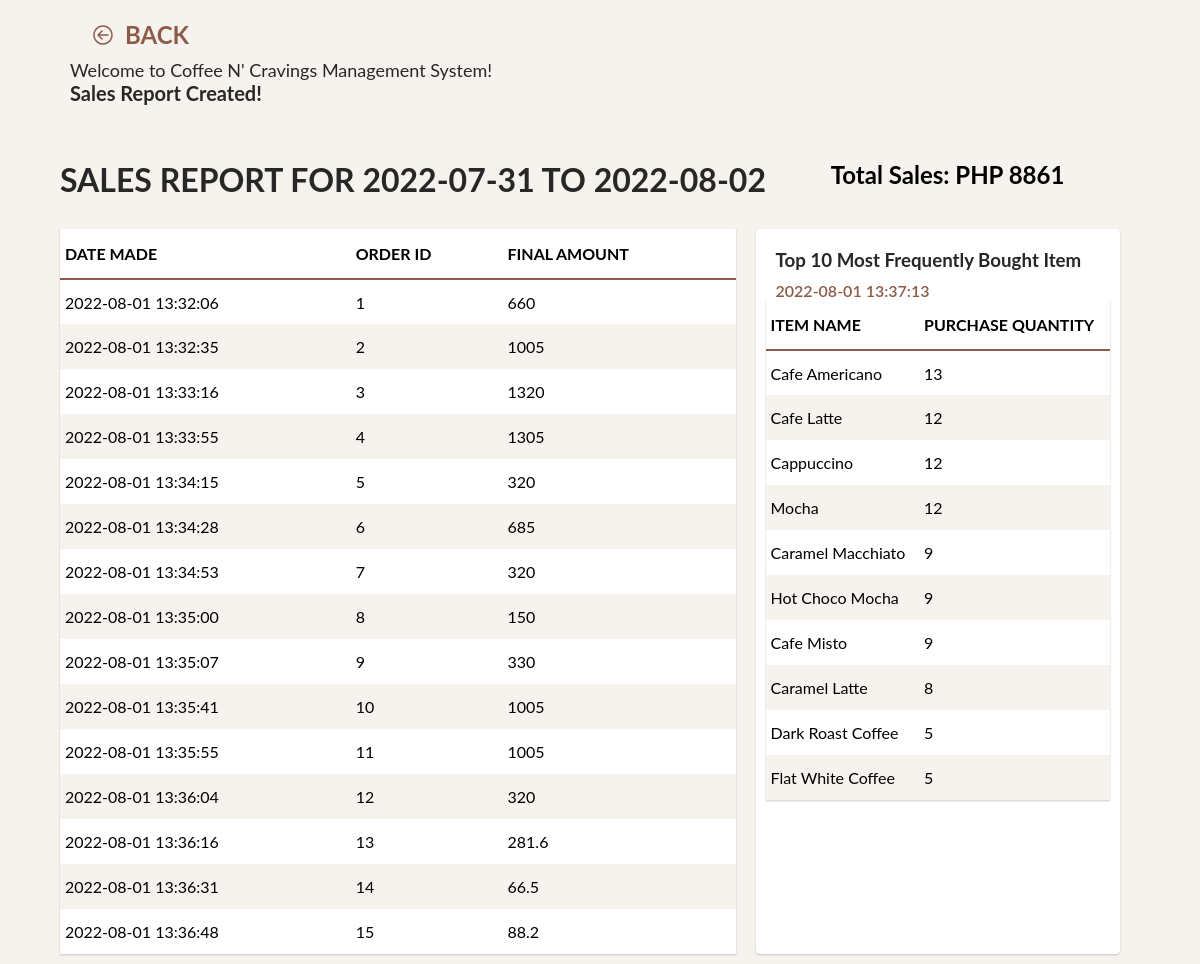
/coffee-cravings/sales_report.php?report_id=62e7d709687a0-62e7d709687a2, run on the app's committed database.
### tables this page shows
CREATE TABLE `sales_reports` (
  `sales_report_id` int(11) NOT NULL,
  `report_id` varchar(100) NOT NULL,
  `from_date` date NOT NULL,
  `to_date` date NOT NULL,
  `total_sales` int(11) NOT NULL,
  `date_made` timestamp NOT NULL DEFAULT current_timestamp()
);

CREATE TABLE `orders` (
  `order_id` int(11) NOT NULL,
  `pre_order_id` varchar(200) NOT NULL,
  `transaction_id` varchar(200) NOT NULL,
  `member_id` int(11) DEFAULT NULL,
  `total_amount` float NOT NULL,
  `redeemed_points` float NOT NULL,
  `earned_points` float NOT NULL,
  `discount` float NOT NULL,
  `final_amount` float NOT NULL,
  `reward_points` float NOT NULL,
  `date_made` timestamp NOT NULL DEFAULT current_timestamp()
);

CREATE TABLE `products` (
  `product_id` int(11) NOT NULL,
  `name` varchar(100) NOT NULL,
  `price` int(11) NOT NULL,
  `category` varchar(100) NOT NULL,
  `image` varchar(250) NOT NULL,
  `date_created` timestamp NOT NULL DEFAULT current_timestamp()
);

### coffee-cravings/functions.php (called while the page is built, shortened)
<?php
function ConditionToQ($data, $delimeter)
{
    return implode($delimeter, array_map(function ($value, $key) {
        return $key . "=" . "'" . $value . "'";
    }, $data, array_keys($data)));
}
function Select($table, $where, $fetchAll = false, $database, $some = '')
{
    $w = isset($where) ? " WHERE " . ConditionToQ($where, " AND ") : "";
    $query = "SELECT * FROM " . $table . $w . $some;
    $stmt = $database->prepare($query);
    $stmt->execute();
    if ($fetchAll) {
        return $stmt->fetchAll();
    }
    else {
        return $stmt->fetch();
    }
}

### coffee-cravings/system.php (the view, shortened to what this page needs)
<?php
include __DIR__ . "./functions.php";
function UseIcon($name, $p = '')
{
    $SOME = empty($p) ? '' : $p;
    $PATH = __DIR__ . "/" . $SOME . "assets/media/icons/";
    $ICON = $PATH . $name . ".svg";
    if (file_exists($ICON)) {
        return file_get_contents($ICON);
    }
    else {
        return null;
    }
}
function CreateTable($headeritems, $bodyitems, $data, $idname, $button = -1, $nocheckbox = false, $scrollable = true)
{
    $output = '<div class="custom-grid-table ' . ($scrollable ? '' : "no-scroll") . '">
                <table>';
    $output .= '<thead class="grid-table-header"><tr>';
    foreach ($headeritems as $item) {
        $output .= '<th>' . $item . '</th>';
    }
    $output .= '</tr></thead>';
    $output .= '<tbody class="grid-table-body">';
    foreach ($data as $item) {
        if (isset($item[$idname])) {
            $output .= '<tr class="body-item" data-id="' . $item[$idname] . '">';
        }
        if ($button >= 0) {
            $btnitems = array_fill(0, $button, $button);
            $bitem = array_fill(0, count($bodyitems), $item);
            $ranged = range(0, $button);
            $contents = array_map(function ($key, $val, $r, $b) {
                return $r === $b - 1 ? $key : ($val === null ? "" : $val[$key]);
            }, $bodyitems, $bitem, $ranged, $btnitems);
            $i = 0;
            foreach ($contents as $content) {
                if ($i === $button - 1) {
                    $output .= '
                    <td>
                        <div class="icon-button">
                            <div class="text">
                                <span>' . $content . '</span>
                            </div>
                        </div>
                    </td>
                    ';
                }
                else {
                    $output .= '<td>' . $content . '</td>';
                }
                $i++;
            }
        }
        else {
            $bitem = array_fill(0, count($bodyitems), $item);
            $contents = array_map(function ($key, $val) {
                return $val === null ? "" : (isset($val[$key]) ? $val[$key] : "");
            }, $bodyitems, $bitem);
            foreach ($contents as $content) {
                $output .= '<td>' . $content . '</td>';
            }
        }
        $output .= '</tr>';
    }
    $output .= '</tbody>';
    $output .= '</table></div>';
    return $output;
}
function GetProduct($productID, $database)
{
    return Select("products", ["product_id" => $productID], false, $database);
}
function GetSalesReportRecord($report_id, $database)
{
    return Select("sales_reports", ["report_id" => $report_id], false, $database);
}
function GetSalesReportOrders($report_id, $database)
{
    return Select("sales_report_orders", ["report_id" => $report_id], true, $database);
}
function GetSalesReportPopular($report_id, $database)
{
    return Select("sales_report_populars", ["report_id" => $report_id], true, $database);
}
function GetOrder($order_id, $database)
{
    return Select("orders", ["order_id" => $order_id], false, $database);
}

### coffee-cravings/sales_report.php (shortened to what this page needs)
<?php
include "./system.php";
include "./database.php";
$REPORT_ID = $_GET["report_id"];
$REPORT = GetSalesReportRecord($REPORT_ID, $database);
$ORDERS = GetSalesReportOrders($REPORT_ID, $database);
$POPULARS = GetSalesReportPopular($REPORT_ID, $database);
$ORDERIDS = array_column($ORDERS, "order_id");
$QUANTITIES = array_column($ORDERS, "order_quantity");
$POPULARIDS = array_column($POPULARS, "product_id");
$POPULARIDS = array_filter($POPULARIDS, function($id){
    return $id !== null;
});
$POPULARPRODUCTS = array_map(function ($id, $q, $db) {
    try {
        $product = GetProduct($id, $db);
        $product["quantities"] = $q;
        return $product;
    } catch (\Throwable $th) {
    }
}, $POPULARIDS, $QUANTITIES, array_fill(0, count($POPULARIDS), $database));
$POPULARPRODUCTS = array_filter($POPULARPRODUCTS, function($product){
    return $product !== null;
});
$ORDERS = array_map(function ($id, $db) {
    return GetOrder($id, $db);
}, $ORDERIDS, array_fill(0, count($ORDERIDS), $database));
?>
<!DOCTYPE html>
<html lang="en">
<head>
    <link rel="stylesheet" href="./assets/css/styles.css">
</head>
<body>
    <div class="program-content">
        <div class="main-header">
            <div class="header-top">
                <div class="top-button">
                    <a href="./index.php" class="text-button">
                        <div class="icon">
                            <?php echo UseIcon("back") ?>
                        </div>
                        <div class="text">
                            <span>BACK</span>
                        </div>
                    </a>
                </div>
            </div>
            <div class="header-bot">
                <div class="header-left">
                    <span>Welcome to Coffee N' Cravings Management System!</span>
                    <p>Sales Report Created!</p>
                </div>
            </div>
        </div>
        <div class="main-body">
            <div class="center-container">
                <div class="grid-table-container">
                    <div class="table-info-container start">
                        <div class="info-left">
                            <div class="title">
                                <h1>SALES REPORT FOR <?php echo $REPORT["from_date"] . " TO " . $REPORT["to_date"]?>
                                </h1>
                            </div>
                        </div>
                        <div class="info-right">
                            <h2>Total Sales: PHP <?php echo $REPORT["total_sales"] ?></h2>
                        </div>
                    </div>
                    <div class="flex-content">
                        <div class="table-content" style="width: 65%">
                            <?php echo CreateTable(["Date Made", "Order ID", "Final Amount"], ["date_made", "order_id", "final_amount"], $ORDERS, "order_id", -1, true, false) ?>
                        </div>
                        <div class="double-table">
                            <div class="top">
                                <div class="title">
                                    <div class="text">
                                        <h3>Top 10 Most Frequently Bought Item</h3>
                                        <p><?php echo $REPORT["date_made"] ?></p>
                                    </div>
                                </div>
                            </div>
                            <div class="bot">
                                <?php echo CreateTable(["Item Name", "Purchase Quantity"], ["name", "quantities"], $POPULARPRODUCTS, "product_id", -1, true) ?>
                            </div>
                        </div>
                    </div>
                </div>
            </div>
        </div>
    </div>
</body>
</html>

### coffee-cravings/assets/css/styles.css (style rules this page uses)
.flex-content { display: flex; justify-content: center; align-content: center; }
* { margin: 0; padding: 0; box-sizing: border-box; }
body { font-family: "Lato", sans-serif; width: 100%; }
.program-content { width: 100%; min-height: 100vh; background: #f6f3ef; }
.program-content .main-header { height: 150px; padding: 10px; padding: 10px 60px; }
.program-content .main-header .header-top .top-button { display: block; width: 150px; }
.program-content .main-header .header-top .text-button { display: flex; justify-content: center; align-items: center; padding: 10px; cursor: pointer; -webkit-user-select: none; -moz-user-select: none; -ms-user-select: none; user-select: none; text-decoration: none; }
.program-content .main-header .header-top .text-button .icon { display: flex; justify-content: center; align-items: center; margin: 0 10px; }
.program-content .main-header .header-top .text-button .icon svg, .program-content .main-header .header-top .text-button .icon path { width: 24px; height: auto; fill: #8d5c48; }
.program-content .main-header .header-top .text-button .text span { color: #8d5c48; font-size: 24px; font-weight: 700; }
.program-content .main-header .header-bot { display: flex; justify-content: space-between; padding: 0 10px; align-items: center; }
.program-content .main-header .header-bot .header-left span { font-size: 18px; color: #272727; }
.program-content .main-header .header-bot .header-left p { font-size: 20px; color: #272727; font-weight: 700; }
.center-container { display: flex; justify-content: center; align-items: center; }
.grid-table-container { margin: 10px; width: 90%; }
.grid-table-container .table-info-container { margin-bottom: 30px; display: flex; justify-content: space-between; }
.grid-table-container .table-info-container.start { justify-content: flex-start; }
.grid-table-container .table-info-container.start .info-right { margin-left: 6%; }
.grid-table-container .table-info-container .info-left, .grid-table-container .table-info-container .info-right { display: flex; }
.grid-table-container .table-info-container .info-left .title h1, .grid-table-container .table-info-container .info-right .title h1 { color: #272727; white-space: nowrap; }
.double-table { margin: 0 20px; width: 35%; background: #fff; border-radius: 4px; padding: 10px; box-shadow: rgba(0, 0, 0, 0.2) 0px 1px 2px 0px; }
.double-table .top .title h3 { color: #272727; padding: 10px; }
.double-table .top .title p { font-weight: 600; color: #8d5c48; padding: 0 10px; }
.custom-grid-table { overflow-y: auto; max-height: calc(100vh - 250px); min-height: 300px; background: #fff; box-shadow: rgba(0, 0, 0, 0.2) 0px 1px 2px 0px; }
.custom-grid-table.no-scroll { overflow: hidden !important; max-height: none !important; }
.custom-grid-table { width: 100%; }
.custom-grid-table thead { background: #fff !important; }
.custom-grid-table thead th { position: -webkit-sticky; position: sticky; top: 0; z-index: 1; border-bottom: 2px solid #8d5c48; background: #fff; box-shadow: rgba(0, 0, 0, 0.2) 0px 1px 2px 0px; text-transform: uppercase; height: 50px !important; }
table { border-collapse: collapse; width: 100% !important; position: relative; background: #fff; }
table tr { cursor: pointer; -webkit-user-select: none; -moz-user-select: none; -ms-user-select: none; user-select: none; }
table tr:nth-child(even) { background: #f6f3ef; }
table td { height: 45px; }
table th, table td { padding: 5px; text-align: left; }

### data on the page
sales_reports: from_date "2022-07-31", to_date "2022-08-02", total_sales "8861", date_made "2022-08-01 13:37:13"
orders: date_made "2022-08-01 13:32:06", content "1", content "660"
orders: date_made "2022-08-01 13:32:35", order_id "2", content "1005"
orders: date_made "2022-08-01 13:33:16", order_id "3", content "1320"
orders: date_made "2022-08-01 13:33:55", content "4", content "1305"
orders: date_made "2022-08-01 13:34:15", order_id "5", content "320"
orders: date_made "2022-08-01 13:34:28", order_id "6", content "685"
orders: date_made "2022-08-01 13:34:53", order_id "7", content "320"
orders: date_made "2022-08-01 13:35:00", order_id "8", content "150"
orders: date_made "2022-08-01 13:35:07", order_id "9", content "330"
orders: date_made "2022-08-01 13:35:41", order_id "10", content "1005"
orders: date_made "2022-08-01 13:35:55", order_id "11", content "1005"
orders: date_made "2022-08-01 13:36:04", order_id "12", content "320"
orders: date_made "2022-08-01 13:36:16", order_id "13", final_amount "281.6"
orders: date_made "2022-08-01 13:36:31", order_id "14", final_amount "66.5"
orders: date_made "2022-08-01 13:36:48", order_id "15", final_amount "88.2"
products: name "Cafe Americano", name "13"
products: name "Cafe Latte", name "12"
products: name "Cappuccino", name "12"
products: name "Mocha", name "12"
products: name "Caramel Macchiato", name "9"
products: name "Hot Choco Mocha", name "9"
products: name "Cafe Misto", name "9"
products: name "Caramel Latte", name "8"
products: name "Dark Roast Coffee", name "5"
products: name "Flat White Coffee", name "5"

### other printed values
$item "DATE MADE"
$item "ORDER ID"
$item "FINAL AMOUNT"
$item "ITEM NAME"
$item "PURCHASE QUANTITY"
